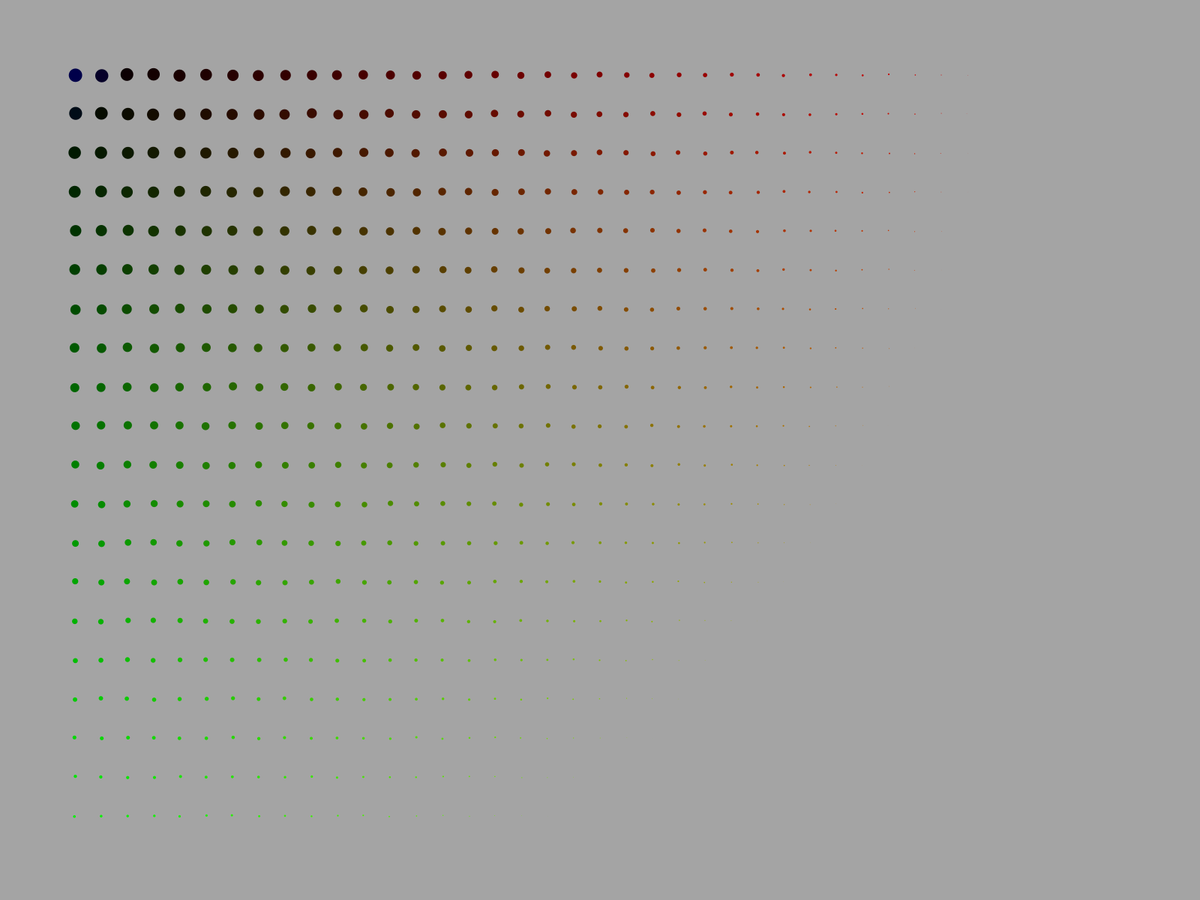
Frame 1 (no input)
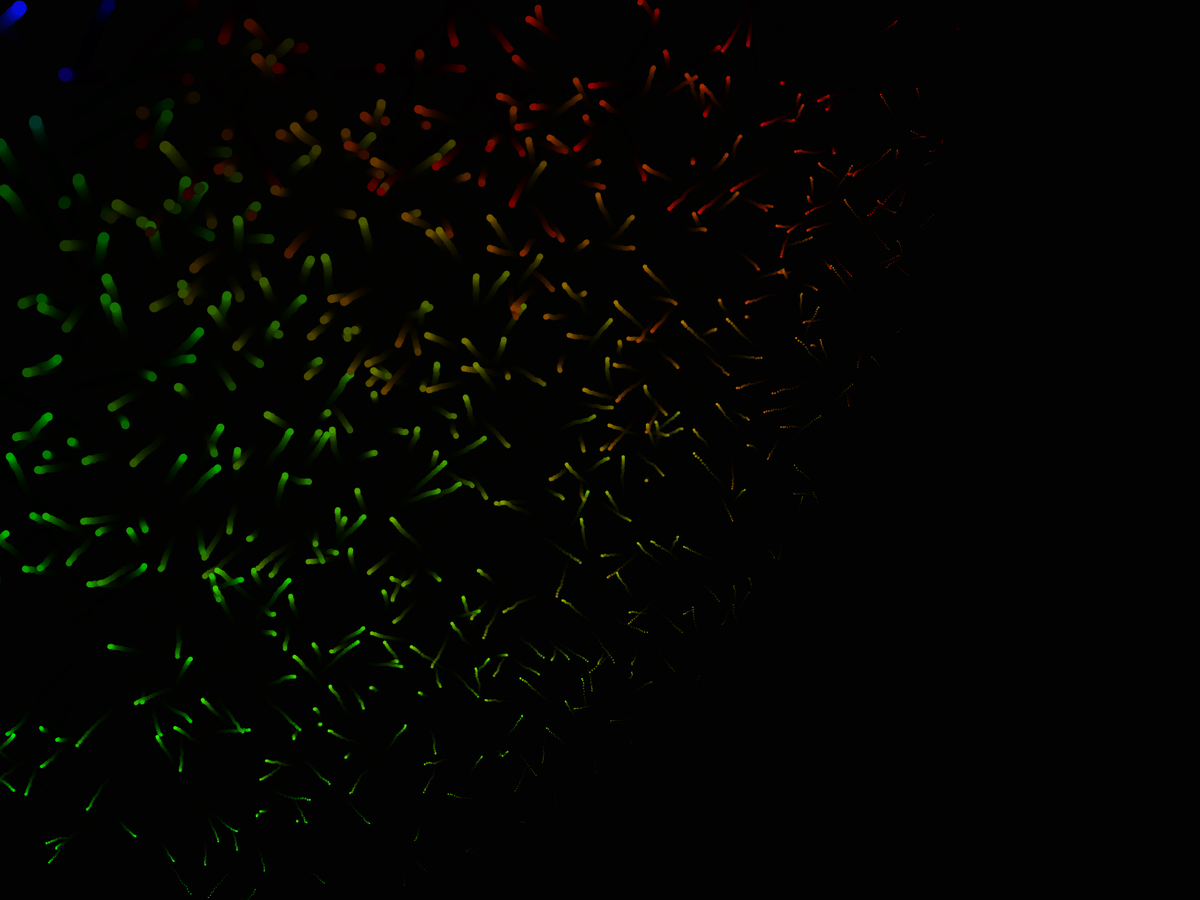
Frame 60 (the mouse pressed at the canvas centre just before this capture)
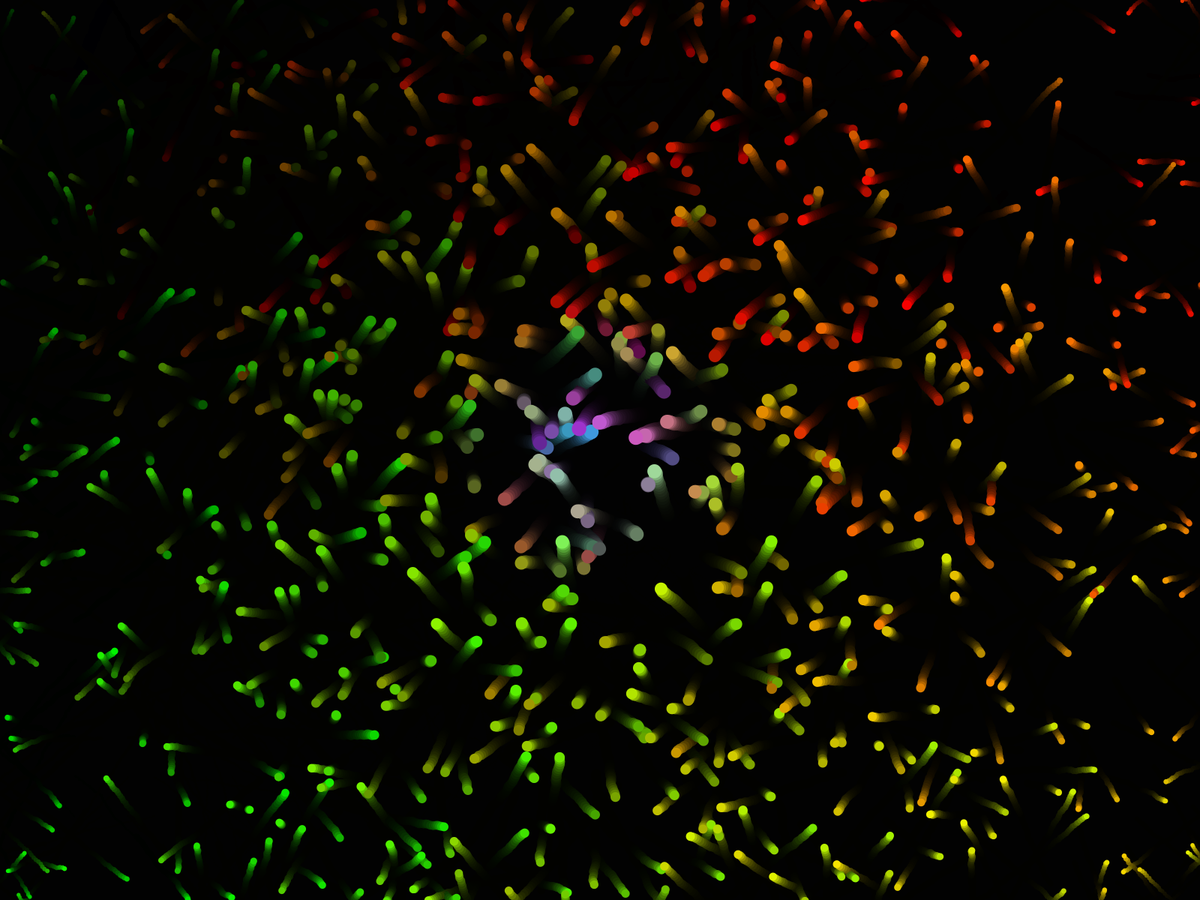
Frame 120 (the mouse held since frame 60 and released just before this capture)

The Processing sketch that drew these frames (run headless with seeded random() and noise(); from frame 60 on, the mouse is pressed at the canvas centre):

// Processing sketch: sketch_2D_array_maped_color_and_size
// ── sketch_2D_array_maped_color_and_size.pde
int COLS_NUM = 40;
int ROWS_NUM = 20;

float[][] posx = new float[COLS_NUM][ROWS_NUM];
float[][] posy = new float[COLS_NUM][ROWS_NUM];

float[][] velx = new float[COLS_NUM][ROWS_NUM];
float[][] vely = new float[COLS_NUM][ROWS_NUM];

void setup() {
  fullScreen();

  float xStepAmount = (width - 200)/(posx.length - 1);
  float yStepAmount = (height - 200)/(posx[0].length - 1);

  for (int i = 0; i < posx.length; i++) {
    for (int j = 0; j < posx[0].length; j++) {
      posx[i][j] = 100 + i * xStepAmount;
      posy[i][j] = 100 + j * yStepAmount;
      velx[i][j] = random(-3,3);
      vely[i][j] = random(-3,3);
    }
  }

  noCursor();
  noStroke();
}

void draw() {
  fill(0,50);
  rect(0,0,width,height);

  for (int i = 0; i < posx.length; i++) {
    for (int j = 0; j < posx[0].length; j++) {

      float r = map(i,0,posx.length,0,255);
      float g = map(j,0,posx[0].length,0,255);
      float b = map(dist(mouseX,mouseY,posx[i][j],posy[i][j]),0,200,255,0);
      float s = max(map(dist(mouseX,mouseY,posx[i][j],posy[i][j]),0,1000,20,5),0);
      fill(r,g,b);  
      posx[i][j] += random(-1,1);
      posy[i][j] += random(-1,1);
      ellipse(posx[i][j], posy[i][j], s, s);
      
      if (posx[i][j] < 0 || posx[i][j] > width) {
        velx[i][j] *= -1;
        posx[i][j] += velx[i][j];
      } else {
        posx[i][j] += velx[i][j];
      }
      
      if (posy[i][j] < 0 || posy[i][j] > height) {
        vely[i][j] *= -1;
        posy[i][j] += vely[i][j];
      } else {
        posy[i][j] += vely[i][j];
      }
    }
  }
 
}
